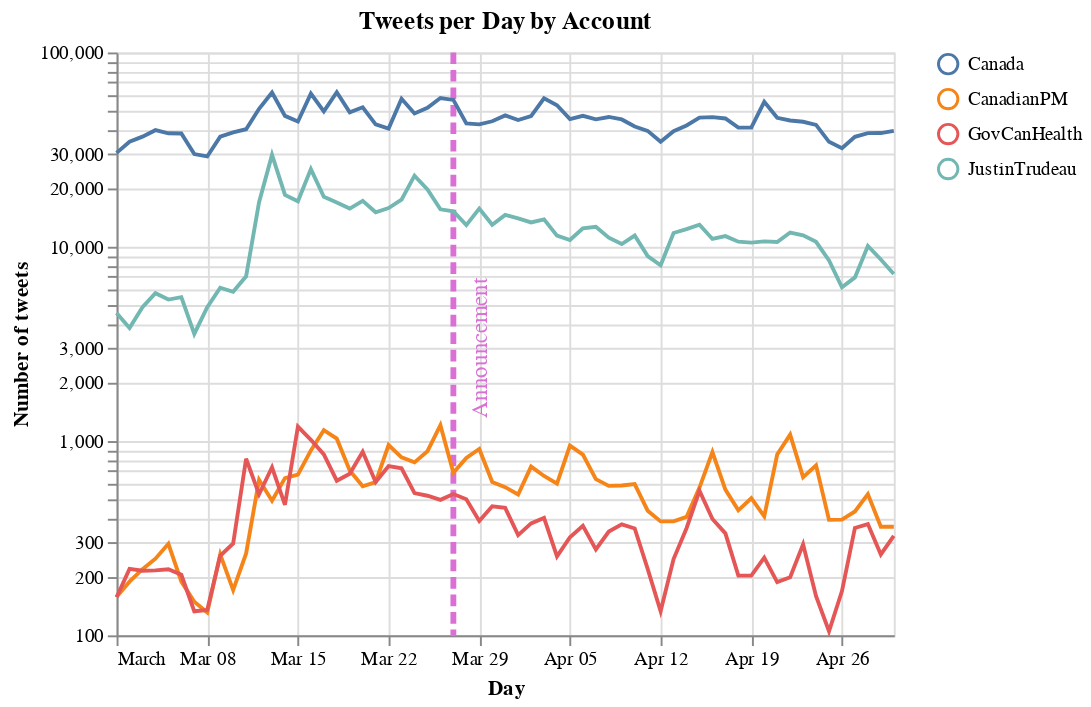

Notebook code cell kept with this figure:
### Markdown cell above
When comparing the tweets per day by Canadian Government Twitter accounts, we can find that between March and April 2020, [@Canada](https://twitter.com/Canada) had more between 29.1 and 62.4 thousand tweets per day, followed by [@JustinTrudeau](https://twitter.com/JustinTrudeau) that had between 3.5 and 29.7 thousand tweets per day. However, this plot doesn't allow us to identify the number of tweets for the [@CanadianPM](https://twitter.com/CanadianPM) and [@GovCanHealth](https://twitter.com/GovCanHealth) accounts. The best way to show the number of tweets would be using logscale in the y-axis.

### Code cell
lines2 = lines.encode(
    y = alt.Y('tweet:Q', scale=alt.Scale(type='log'), title="Number of tweets")
)

text2 = text.encode(y='y2')

rule + lines2 + text2
# lines2

### Figure 1 — Vega-Lite specification as saved in the notebook (floating-point values rounded to 4 significant figures; data arrays with more than 128 entries replaced by an {"elided": "..."} marker saying what was removed)
{"$schema": "https://vega.github.io/schema/vega-lite/v4.8.1.json", "config": {"view": {"continuousHeight": 300, "continuousWidth": 400}}, "datasets": {"data-da02480566488a6125b60df9b8a0cb35": [{"color": "orchid", "day": "2020-03-29", "y1": 30000, "y2": 3000}], "data-daf439ad112062105ec1009affdc5e0f": [{"color": "orchid", "day": "2020-03-27"}], "data-dcd8c1e5b475557e335e09502143571a": {"elided": "244 records"}}, "layer": [{"data": {"name": "data-daf439ad112062105ec1009affdc5e0f"}, "encoding": {"color": {"field": "color", "scale": null, "title": "", "type": "nominal"}, "x": {"field": "day", "type": "temporal"}}, "mark": {"size": 3, "strokeDash": [6, 3], "type": "rule"}}, {"data": {"name": "data-dcd8c1e5b475557e335e09502143571a"}, "encoding": {"color": {"field": "account", "type": "nominal"}, "tooltip": [{"field": "account", "type": "nominal"}, {"field": "tweet", "type": "quantitative"}], "x": {"field": "day", "title": "Day", "type": "temporal"}, "y": {"field": "tweet", "scale": {"type": "log"}, "title": "Number of tweets", "type": "quantitative"}}, "mark": "line", "title": "Tweets per Day by Account"}, {"data": {"name": "data-da02480566488a6125b60df9b8a0cb35"}, "encoding": {"color": {"field": "color", "scale": null, "title": "", "type": "nominal"}, "x": {"field": "day", "type": "temporal"}, "y": {"field": "y2", "type": "quantitative"}}, "mark": {"angle": 270, "size": 12, "text": "Announcement", "type": "text"}}]}
